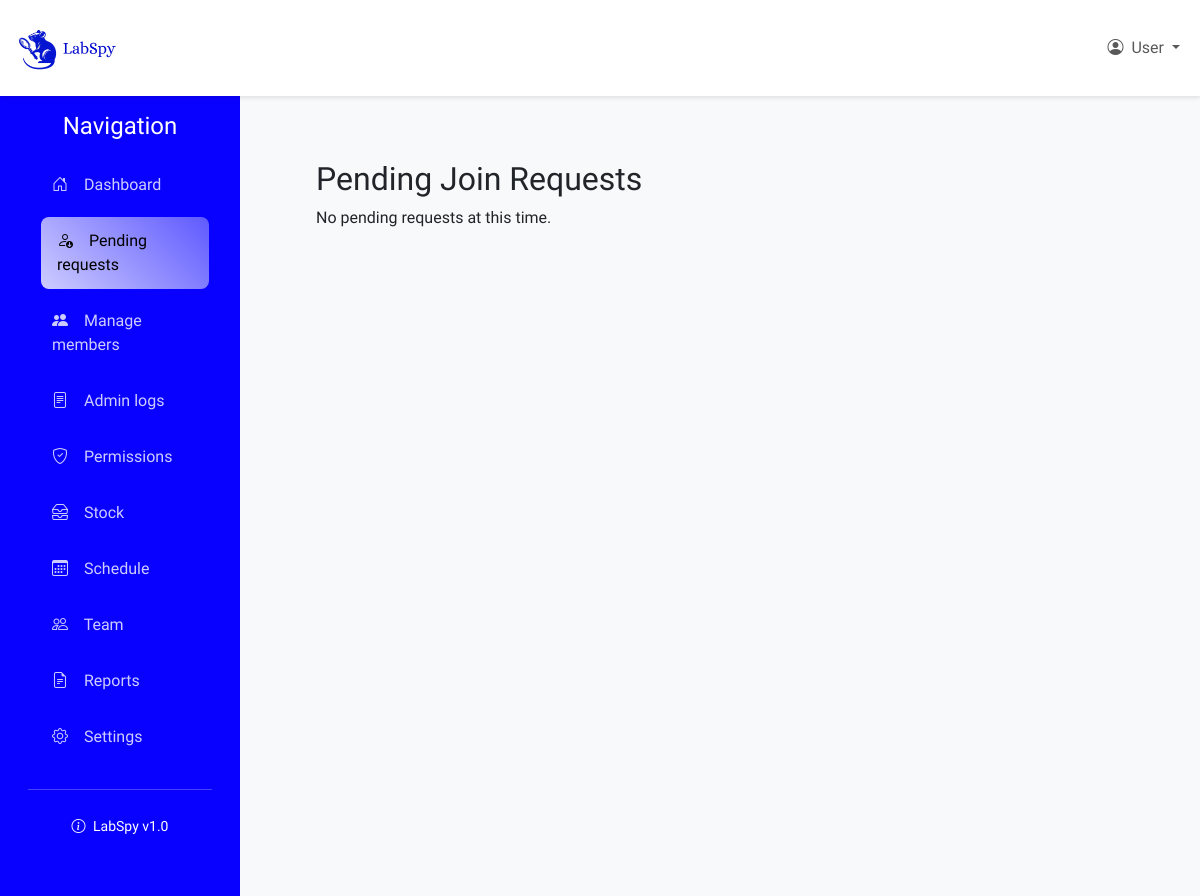
Before: /labspaces/lab/YSZIVU/pending_requests/ (signed in) with the older database file.
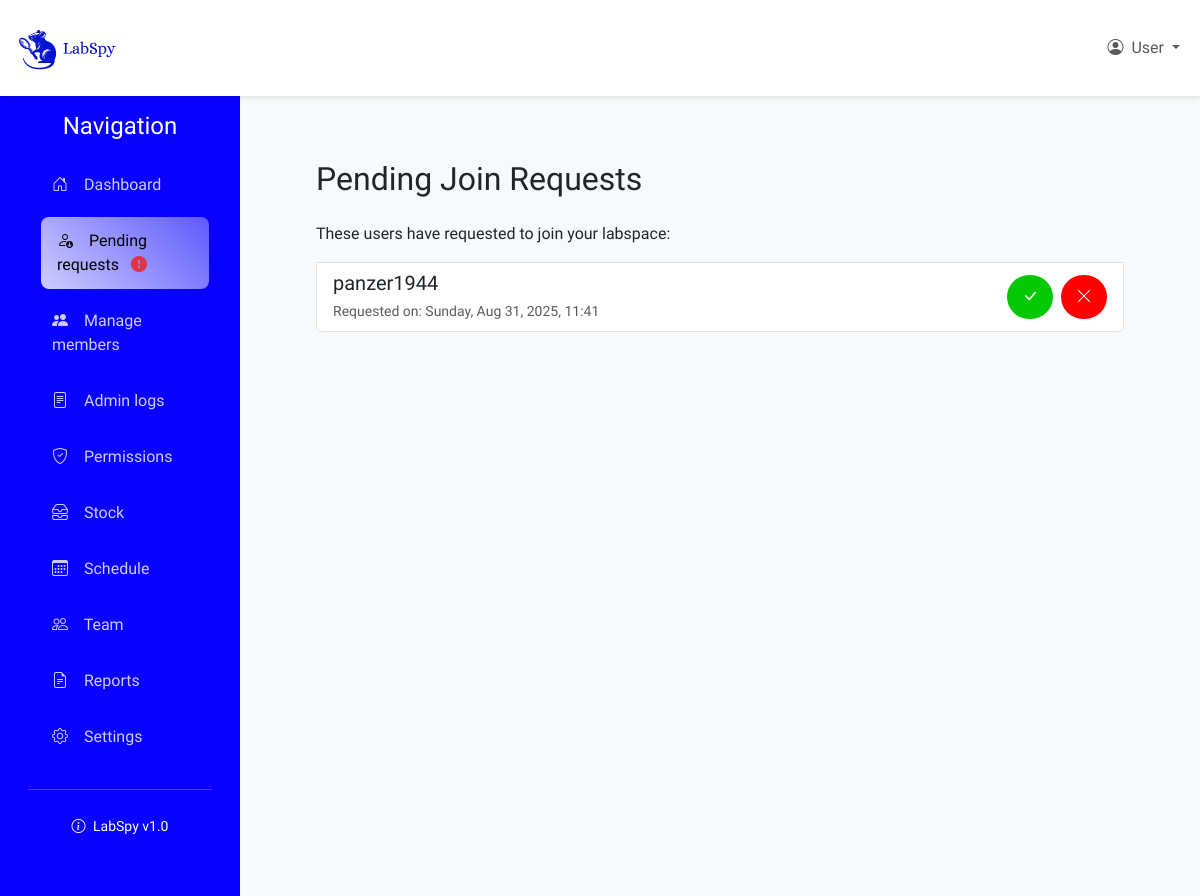
After: the same page with the newer database file.
### labspaces/models.py (models this page shows, shortened)
class LabMembership(models.Model):
    ROLE_CHOICES = [
        ('pending', 'Pending'),
        ('owner', 'Owner'),
        ('manager', 'Manager'),
        ('researcher', 'Researcher'),
        ('guest', 'Guest'),
    ]
    lab = models.ForeignKey(Lab, on_delete=models.CASCADE)
    user = models.ForeignKey(CustomUser, on_delete=models.CASCADE)
    role = models.CharField(max_length=64, choices=ROLE_CHOICES)
    created_at = models.DateTimeField(auto_now_add=True)
    class Meta:
        unique_together = ('lab', 'user')

### users/models.py (models this page shows)
class CustomUser(AbstractUser):
    phone_number = models.CharField(max_length=8, blank=True, null=True)
    date_joined = models.DateTimeField(auto_now_add=True, null=True, blank=True)

### labspaces/views.py (the view)
# urls.py: path('lab/<str:code>/pending_requests/', views.pending_requests, name='pending_requests'),
@login_required
def pending_requests(request, code):
    if not is_lab_admin(request.user, code):
        return HttpResponseForbidden("You are not authorized to view this page")
    try:
        labspace = Lab.objects.get(code=code)
        pending_requests = LabMembership.objects.filter(lab=labspace, role='pending')
        return render(request, 'labspaces/admin-pending-requests.html', {
            'pending_requests': pending_requests,
            'labspace': labspace
        })
    except Lab.DoesNotExist:
        raise Http404("Lab not found")

### labspaces/context_processors.py (called while the page is built)
def lab_admin_status(request):
    context = {'user_is_admin': False, 'current_lab': None}
    if request.user.is_authenticated:
        try:
            lab_code = get_lab_code_from_url(request)
            if lab_code != "":
                try:
                    lab = Lab.objects.get(code=lab_code)
                    is_admin = LabMembership.objects.filter(
                        lab=lab,
                        user=request.user,
                        role='owner'
                    ).exists()
                    if is_admin:
                        context['user_is_admin'] = True
                        context['current_lab'] = lab
                except Lab.DoesNotExist:
                    pass
        except Exception as e:
            pass
    return context

### labspaces/models.py (called while the page is built)
    def has_pending_requests(self):
        return LabMembership.objects.filter(lab=self, role='pending').exists()

### labspaces/util.py (called while the page is built)
def get_lab_code_from_url(request):
    lab_code = ""
    if request.user.is_authenticated:
        resolved = resolve(request.path)
        if 'code' in resolved.kwargs:
            lab_code = resolved.kwargs['code']
    return lab_code

### labspaces/templates/labspaces/admin-pending-requests.html (shortened to what this page needs)
{% extends 'labspaces/lab_layout.html' %}
{% block content %}
    <div class="content-wrapper">
        <h2>Pending Join Requests</h2>
        {% if pending_requests %}
            <div class="list-group mt-4">
                <p>These users have requested to join your labspace:</p>
                {% for request in pending_requests %}
                    <div class="list-group-item">
                        <div class="d-flex justify-content-between align-items-center">
                            <div>
                                <h5 class="mb-1">{{ request.user.username }}</h5>
                                <small class="text-muted">Requested on: {{ request.created_at|date:"l, M d, Y, H:i" }}</small>
                            </div>
                            <div class="d-inline-flex gap-2">
                                <form action="{% url 'labspaces:accept_request' %}" method="post">
                                    <button type="submit" class="btn-1 accept-btn"><i class="bi bi-check-lg"></i></button>
                                </form>
                                <form action="{% url 'labspaces:reject_request' %}" method="post">
                                    <button type="submit" class="btn-1 reject-btn"><i class="bi bi-x-lg"></i></button>
                                </form>
                            </div>
                        </div>
                    </div>
                {% endfor %}
            </div>
        {% else %}
            <p>No pending requests at this time.</p>
        {% endif %}
    </div>
{% endblock %}

Changed rows visible on the page:
added LabMembership: user.username "panzer1944", created_at "Sunday, Aug 31, 2025, 11:41"
Other visible differences:
text no longer shown: "No pending requests at this time."
text now shown: "These users have requested to join your labspace:"
